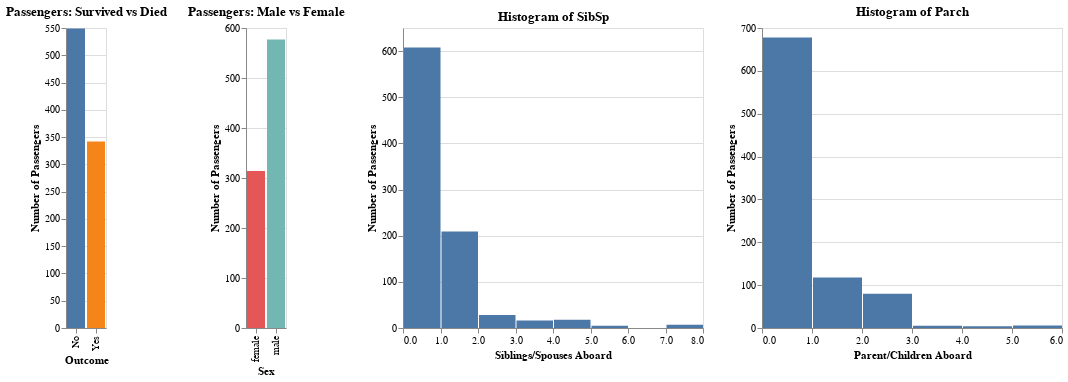

This figure's notebook cell:
### Markdown cell above
## Part 2: Initial Exploration

Using your visualization library of choice, let's first look at some features in isolation. Generate visualizations showing:

- A comparison of the total number of passengers who survived compared to those that died.
- A comparison of the total number of males compared to females
- A histogram showing the distribution of sibling/spouse counts
- A histogram showing the distribution of parent/child counts

### Code cell
# Part 2: # Write the code needed to generate the visualizations specified.
import altair as alt

chart1 = alt.Chart(titanic_df).mark_bar().encode(
    x=alt.X('Survived:N', title='Outcome'),
    y=alt.Y('count():Q', title='Number of Passengers'),
    color=alt.Color('Survived:N', legend=None)
).properties(
    title='Passengers: Survived vs Died'
)

chart2 = alt.Chart(titanic_df).mark_bar().encode(
    x=alt.X('Sex:N', title='Sex'),
    y=alt.Y('count():Q', title='Number of Passengers'),
    color=alt.Color('Sex:N', legend=None)
).properties(
    title='Passengers: Male vs Female'
)

chart3 = alt.Chart(titanic_df).mark_bar().encode(
    x=alt.X('SibSp:Q', bin=True, title='Siblings/Spouses Aboard'),
    y=alt.Y('count():Q', title='Number of Passengers')
).properties(
    title='Histogram of SibSp'
)


chart4 = alt.Chart(titanic_df).mark_bar().encode(
    x=alt.X('Parch:Q', bin=True, title='Parent/Children Aboard'),
    y=alt.Y('count():Q', title='Number of Passengers')
).properties(
    title='Histogram of Parch'
)



# put them side by side
chart1 | chart2 | chart3 | chart4

### Figure 1 — Vega-Lite specification as saved in the notebook (floating-point values rounded to 4 significant figures; data arrays with more than 128 entries replaced by an {"elided": "..."} marker saying what was removed)
{"config": {"view": {"continuousWidth": 300, "continuousHeight": 300}}, "hconcat": [{"mark": {"type": "bar"}, "encoding": {"color": {"field": "Survived", "legend": null, "type": "nominal"}, "x": {"field": "Survived", "title": "Outcome", "type": "nominal"}, "y": {"aggregate": "count", "title": "Number of Passengers", "type": "quantitative"}}, "title": "Passengers: Survived vs Died"}, {"mark": {"type": "bar"}, "encoding": {"color": {"field": "Sex", "legend": null, "type": "nominal"}, "x": {"field": "Sex", "title": "Sex", "type": "nominal"}, "y": {"aggregate": "count", "title": "Number of Passengers", "type": "quantitative"}}, "title": "Passengers: Male vs Female"}, {"mark": {"type": "bar"}, "encoding": {"x": {"bin": true, "field": "SibSp", "title": "Siblings/Spouses Aboard", "type": "quantitative"}, "y": {"aggregate": "count", "title": "Number of Passengers", "type": "quantitative"}}, "title": "Histogram of SibSp"}, {"mark": {"type": "bar"}, "encoding": {"x": {"bin": true, "field": "Parch", "title": "Parent/Children Aboard", "type": "quantitative"}, "y": {"aggregate": "count", "title": "Number of Passengers", "type": "quantitative"}}, "title": "Histogram of Parch"}], "data": {"name": "data-51fd94c81f34d96954efc4d516b8f939"}, "$schema": "https://vega.github.io/schema/vega-lite/v5.20.1.json", "datasets": {"data-51fd94c81f34d96954efc4d516b8f939": {"elided": "891 records"}}}
